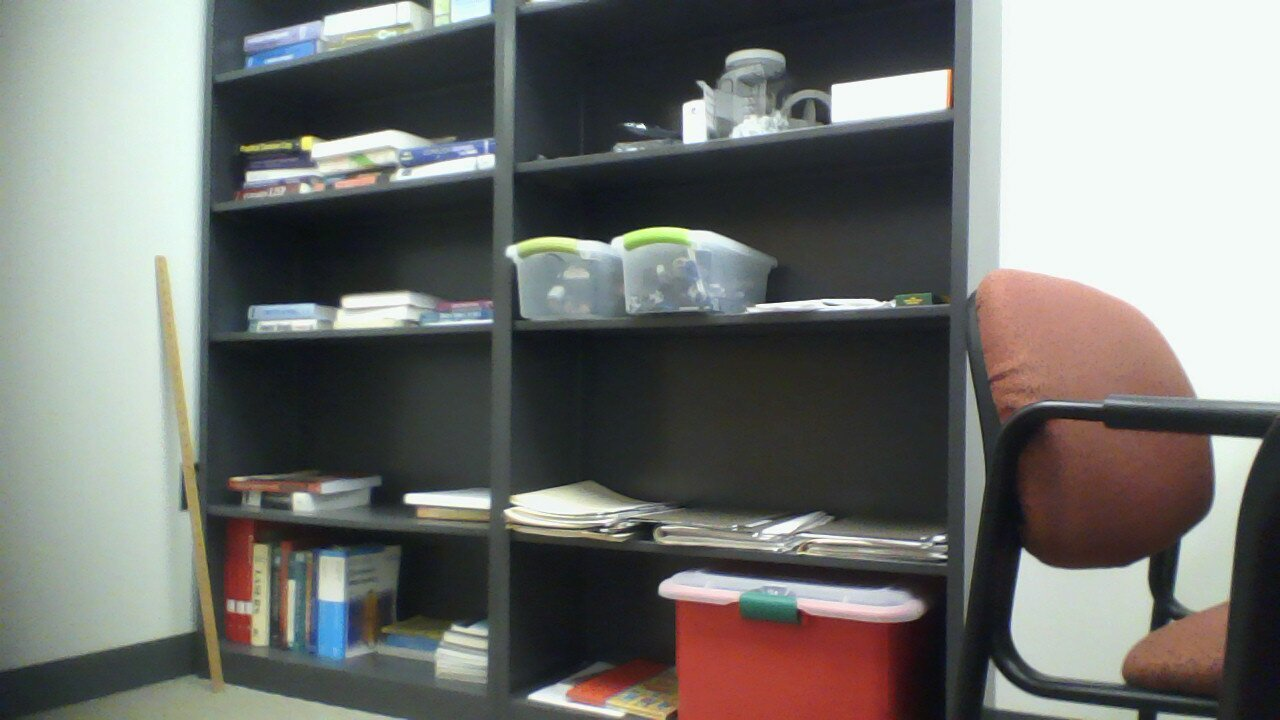
//> input picture images/img1.jpg, 1280 x 720 px
$ ./goodfeatures images/img1.jpg   (built with g++ and OpenCV 4)
//> lines starting //> are read from the running program, lines starting //| are printed output that depends on the picture; after the words box and inside, x2 and y2 are one past the last pixel; in counts of white or black regions, pixels touching at a corner belong together
#include <iostream>

#include "cv.h"
#include "highgui.h"

int main(int argc, char* argv[]) {
    if (argc != 2) {
        std::cerr << "Usage: " << argv[0] << " <InputImage>" << std::endl;
        return EXIT_FAILURE;
    }

    cv::Mat image = cv::imread(argv[1], 0);
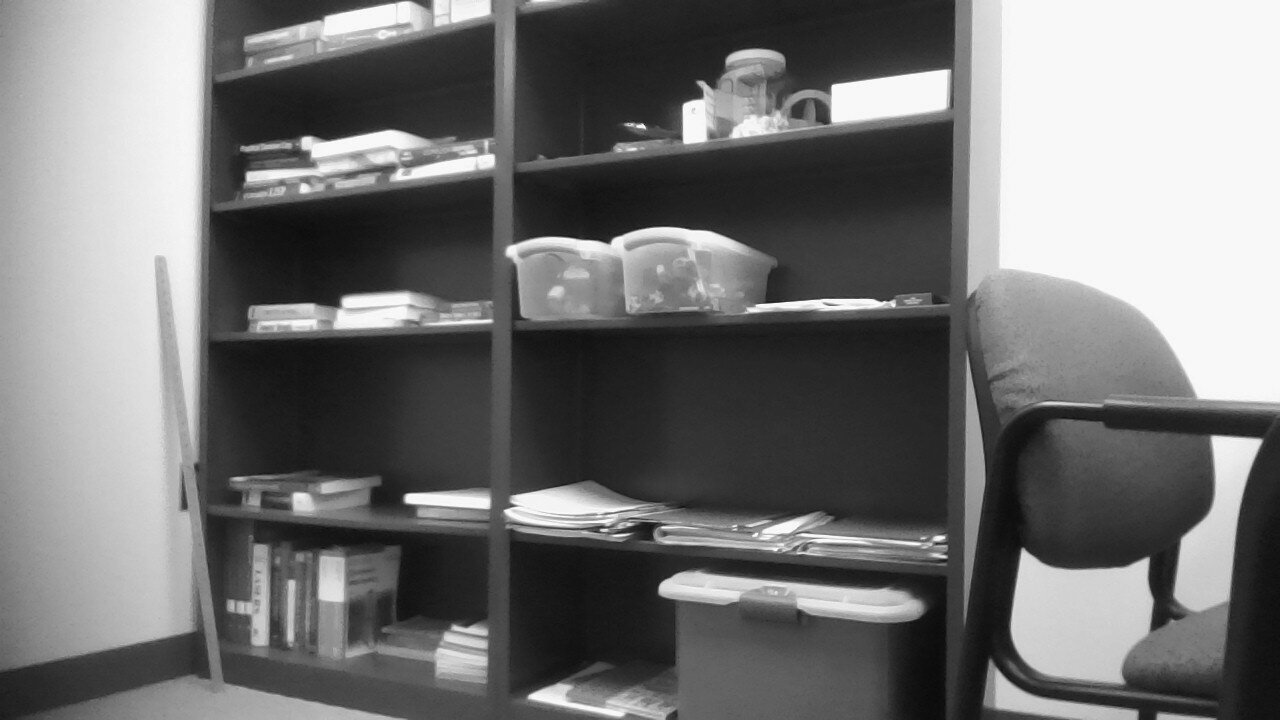
//> image: 720 rows x 1280 cols, CV_8UC1; min 6, max 255, mean 115.3

    std::vector<cv::Point2f> corners;

    // maxCorners – The maximum number of corners to return. If there are more
    // corners than that will be found, the strongest of them will be returned
    int maxCorners = 10;

    // qualityLevel – Characterizes the minimal accepted quality of image
    // corners; the value of the parameter is multiplied by the by the best
    // corner quality measure (which is the min eigenvalue, see
    // cornerMinEigenVal() , or the Harris function response, see cornerHarris()
    // ). The corners, which quality measure is less than the product, will be
    // rejected. For example, if the best corner has the quality measure = 1500,
    // and the qualityLevel=0.01 , then all the corners which quality measure is
    // less than 15 will be rejected.
    double qualityLevel = 0.01;

    // minDistance – The minimum possible Euclidean distance between the
    // returned corners
    double minDistance = 20.;

    // mask – The optional region of interest. If the image is not empty (then
    // it needs to have the type CV_8UC1 and the same size as image ), it will
    // specify the region in which the corners are detected
    cv::Mat mask;

    // blockSize – Size of the averaging block for computing derivative
    // covariation matrix over each pixel neighborhood, see
    // cornerEigenValsAndVecs()
    int blockSize = 3;

    // useHarrisDetector – Indicates, whether to use operator or
    // cornerMinEigenVal()
    bool useHarrisDetector = false;

    // k – Free parameter of Harris detector
    double k = 0.04;

    cv::goodFeaturesToTrack(image, corners, maxCorners, qualityLevel,
                            minDistance, mask, blockSize, useHarrisDetector, k);
//> corners = 10 Points (x, y): [600, 530], [944, 537], [645, 128], [504, 510], [946, 557], [757, 533], [661, 527], [736, 525], [832, 85], [950, 70]; mask = empty

    for (size_t i = 0; i < corners.size(); i++) {
        cv::circle(image, corners[i], 10, cv::Scalar(255.), -1);
    }
//> this loop made 10 passes
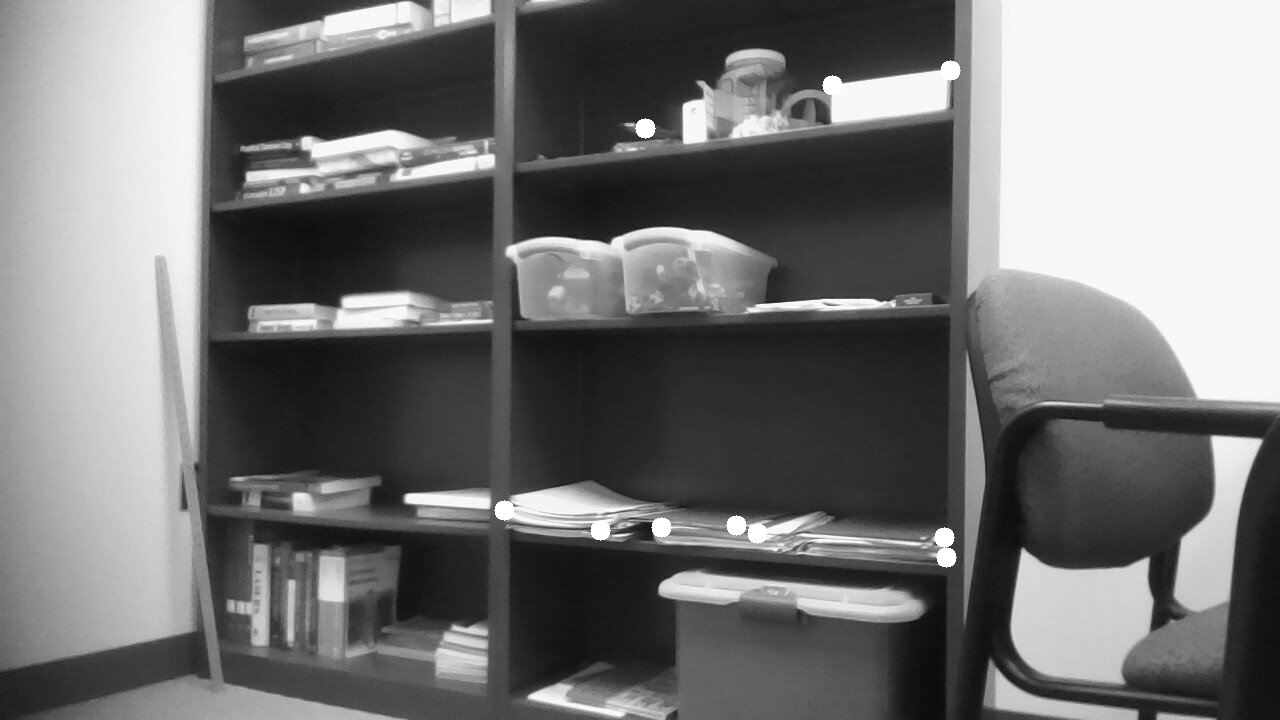
//> image: 720 rows x 1280 cols, CV_8UC1; 0.34% of pixels changed, all inside (x1, y1, x2, y2) = (494, 60, 961, 568)

    cv::namedWindow(argv[1], CV_WINDOW_NORMAL);
    cv::imshow(argv[1], image);
    cv::waitKey(0);

    return EXIT_SUCCESS;
}
